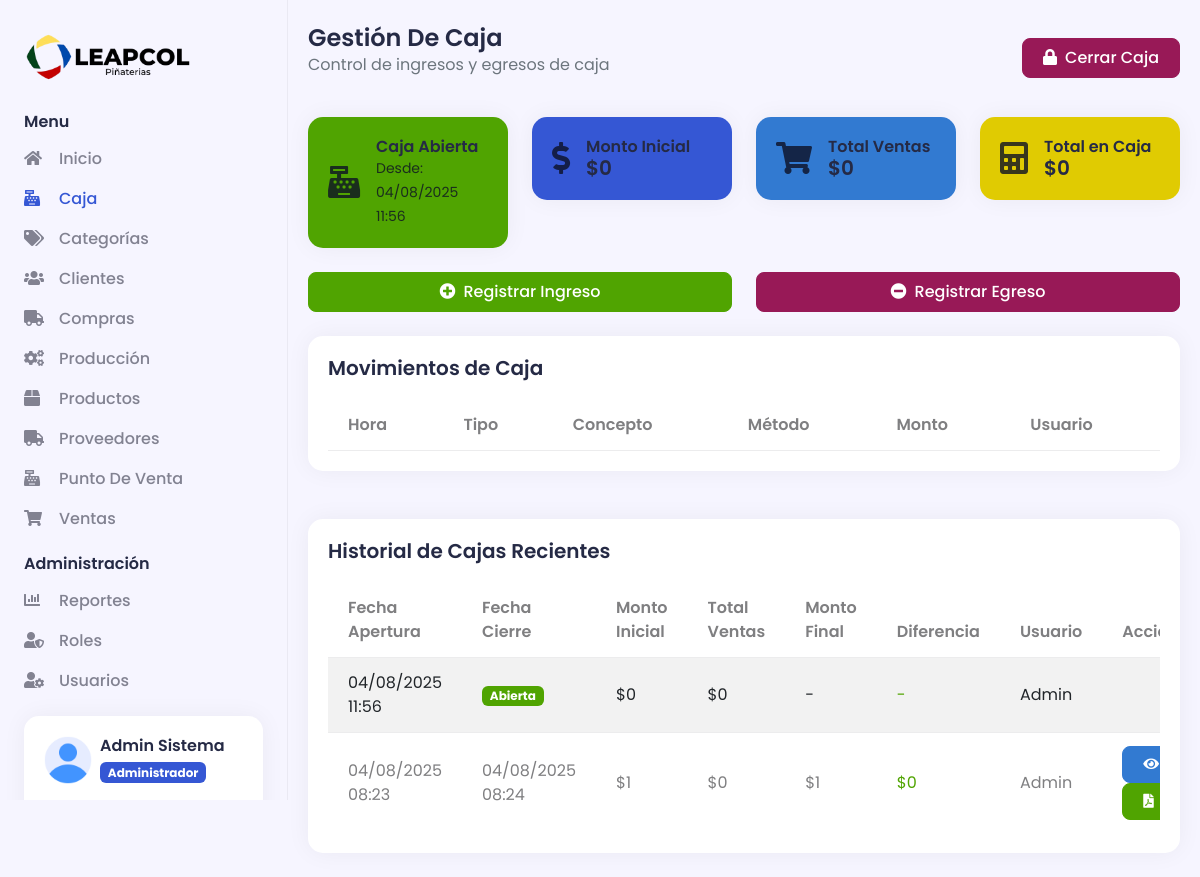
/caja (signed in), run on an earlier commit of the app's database.
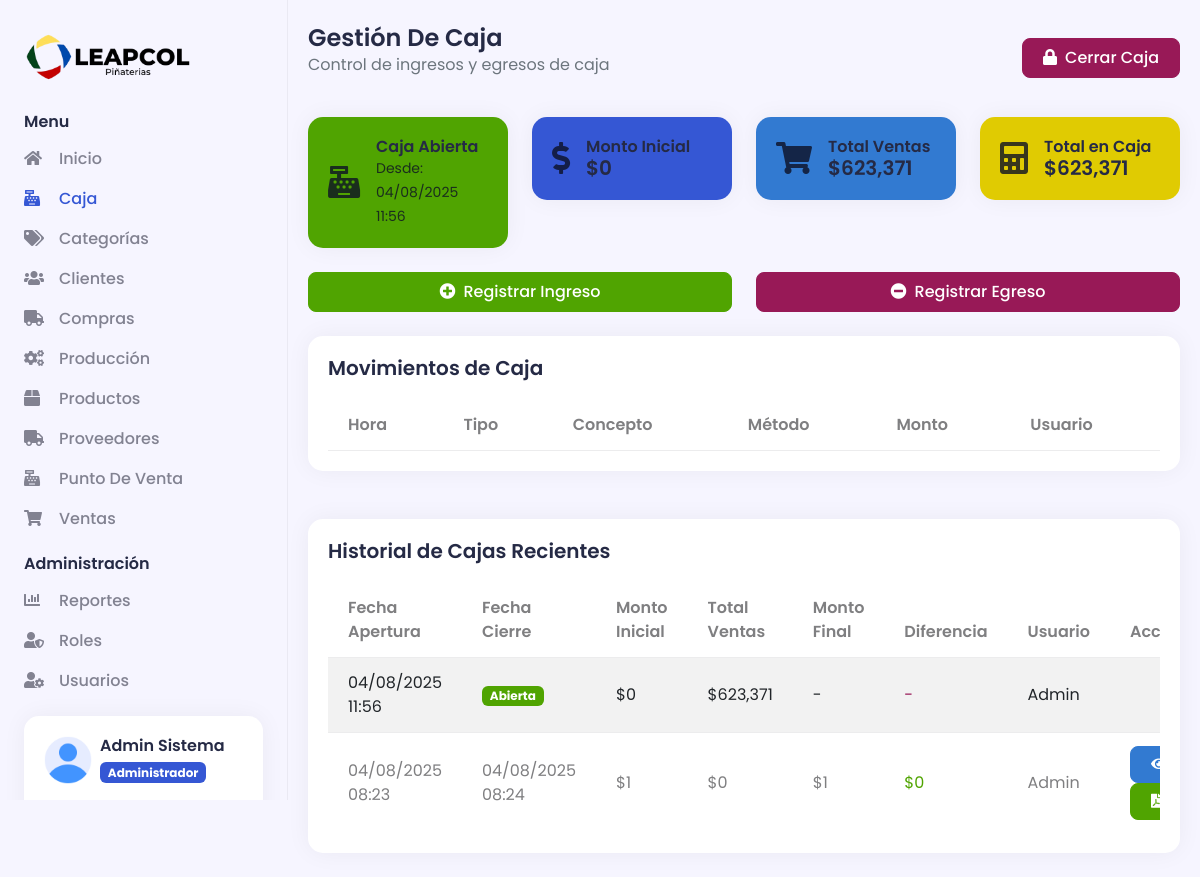
And on a later commit of the database.
### tables this page shows
CREATE TABLE `modulos` (
  `id` int(11) NOT NULL,
  `nombre` varchar(50) NOT NULL,
  `descripcion` varchar(100) DEFAULT NULL,
  `icono` varchar(50) DEFAULT NULL,
  `url` varchar(100) NOT NULL,
  `estado` tinyint(1) NOT NULL DEFAULT 1
);

CREATE TABLE `cajas` (
  `id` int(11) NOT NULL,
  `usuario_id` int(11) NOT NULL,
  `fecha_apertura` datetime NOT NULL DEFAULT current_timestamp(),
  `fecha_cierre` datetime DEFAULT NULL,
  `monto_inicial` decimal(10,2) NOT NULL DEFAULT 0.00,
  `monto_final` decimal(10,2) DEFAULT NULL,
  `total_ventas` decimal(10,2) DEFAULT 0.00,
  `total_efectivo` decimal(10,2) DEFAULT 0.00,
  `total_tarjeta` decimal(10,2) DEFAULT 0.00,
  `total_transferencia` decimal(10,2) DEFAULT 0.00,
  `estado` tinyint(1) NOT NULL DEFAULT 1 COMMENT '1=Abierta, 0=Cerrada',
  `observaciones` text DEFAULT NULL
);

CREATE TABLE `usuarios` (
  `idusuario` int(11) NOT NULL,
  `nombre` varchar(50) NOT NULL,
  `apellido` varchar(50) NOT NULL,
  `usuario` varchar(50) NOT NULL,
  `email` varchar(100) NOT NULL,
  `password` varchar(255) NOT NULL,
  `token` varchar(100) DEFAULT NULL,
  `rolid` int(11) NOT NULL,
  `status` tinyint(1) NOT NULL DEFAULT 1,
  `fecha_creacion` datetime NOT NULL DEFAULT current_timestamp(),
  `fecha_actualizacion` datetime DEFAULT NULL ON UPDATE current_timestamp()
);

### Views/Caja/caja.php (the view, shortened to what the rows shown need)
<?php
    headerAdmin($data);
?>
<div class="d2c_main px-0 px-md-2 py-4">
    <div class="container-fluid">
        <?php if($data['cajaAbierta']): ?>
        <div class="row mb-4">
            <div class="col-md-3">
                <div class="card bg-success text-white">
                    <div class="card-body">
                        <div class="d-flex align-items-center">
                            <i class="fas fa-cash-register fa-2x me-3"></i>
                            <div>
                                <h6 class="mb-0">Caja Abierta</h6>
                                <small>Desde: <?= date('d/m/Y H:i', strtotime($data['cajaAbierta']['fecha_apertura'])) ?></small>
                            </div>
                        </div>
                    </div>
                </div>
            </div>
            <div class="col-md-3">
                <div class="card bg-primary text-white">
                    <div class="card-body">
                        <div class="d-flex align-items-center">
                            <i class="fas fa-dollar-sign fa-2x me-3"></i>
                            <div>
                                <h6 class="mb-0">Monto Inicial</h6>
                                <h5 class="mb-0">$<?= number_format($data['cajaAbierta']['monto_inicial'], 0) ?></h5>
                            </div>
                        </div>
                    </div>
                </div>
            </div>
            <div class="col-md-3">
                <div class="card bg-info text-white">
                    <div class="card-body">
                        <div class="d-flex align-items-center">
                            <i class="fas fa-shopping-cart fa-2x me-3"></i>
                            <div>
                                <h6 class="mb-0">Total Ventas</h6>
                                <h5 class="mb-0" id="totalVentas">$<?= number_format($data['cajaAbierta']['total_ventas'], 0) ?></h5>
                            </div>
                        </div>
                    </div>
                </div>
            </div>
            <div class="col-md-3">
                <div class="card bg-warning text-white">
                    <div class="card-body">
                        <div class="d-flex align-items-center">
                            <i class="fas fa-calculator fa-2x me-3"></i>
                            <div>
                                <h6 class="mb-0">Total en Caja</h6>
                                <h5 class="mb-0" id="totalCaja">$<?= number_format($data['cajaAbierta']['total_actual'] ?? ($data['cajaAbierta']['monto_inicial'] + $data['cajaAbierta']['total_ventas']), 0) ?></h5>
                            </div>
                        </div>
                    </div>
                </div>
            </div>
        </div>
        <div class="row mb-4">
            <div class="col-md-6">
                <button class="btn btn-success w-100" id="btnIngreso">
                    <i class="fas fa-plus-circle me-2"></i>Registrar Ingreso
                </button>
            </div>
            <div class="col-md-6">
                <button class="btn btn-danger w-100" id="btnEgreso">
                    <i class="fas fa-minus-circle me-2"></i>Registrar Egreso
                </button>
            </div>
        </div>
        <div class="card">
            <div class="card-header">
                <h5 class="mb-0">Movimientos de Caja</h5>
            </div>
            <div class="card-body">
                <div class="table-responsive">
                    <table class="table table-striped" id="tablaMovimientos">
                        <thead>
                            <tr>
                                <th>Hora</th>
                                <th>Tipo</th>
                                <th>Concepto</th>
                                <th>Método</th>
                                <th>Monto</th>
                                <th>Usuario</th>
                            </tr>
                        </thead>
                    </table>
                </div>
            </div>
        </div>
            <br><br>
        <?php endif; ?>
        <?php if(!empty($data['historialCajas'])): ?>
        <div class="card">
            <div class="card-body">
                <div class="table-responsive">
                    <table class="table table-striped">
                        <thead>
                            <tr>
                                <th>Fecha Apertura</th>
                                <th>Fecha Cierre</th>
                                <th>Monto Inicial</th>
                                <th>Total Ventas</th>
                                <th>Monto Final</th>
                                <th>Diferencia</th>
                                <th>Usuario</th>
                                <th>Acciones</th>
                            </tr>
                        </thead>
                        <tbody>
                            <?php foreach($data['historialCajas'] as $caja): ?>
                            <?php
                                $diferencia = ($caja['monto_final'] ?? 0) - (($caja['monto_inicial'] ?? 0) + ($caja['total_ventas'] ?? 0));
                                $colorDiferencia = $diferencia == 0 ? 'text-success' : ($diferencia > 0 ? 'text-info' : 'text-danger');
                            ?>
                            <tr>
                                <td><?= date('d/m/Y H:i', strtotime($caja['fecha_apertura'])) ?></td>
                                <td>
                                    <?= $caja['fecha_cierre'] ? date('d/m/Y H:i', strtotime($caja['fecha_cierre'])) : '<span class="badge bg-success">Abierta</span>' ?>
                                </td>
                                <td>$<?= number_format($caja['monto_inicial'] ?? 0, 0) ?></td>
                                <td>$<?= number_format($caja['total_ventas'] ?? 0, 0) ?></td>
                                <td>
                                    <?= $caja['monto_final'] ? '$' . number_format($caja['monto_final'], 0) : '-' ?>
                                </td>
                                <td class="<?= $colorDiferencia ?>">
                                    <?= $caja['fecha_cierre'] ? '$' . number_format($diferencia, 0) : '-' ?>
                                </td>
                                <td><?= $caja['usuario_nombre'] ?></td>
                                <td>
                                    <?php if($caja['fecha_cierre']): ?>
                                    <button class="btn btn-sm btn-info" onclick="verDetallesCaja(<?= $caja['id'] ?>)" title="Ver detalles">
                                        <i class="fas fa-eye"></i>
                                    </button>
                                    <button class="btn btn-sm btn-success" onclick="generarReporte(<?= $caja['id'] ?>)" title="Generar reporte">
                                        <i class="fas fa-file-pdf"></i>
                                    </button>
                                    <?php endif; ?>
                                </td>
                            </tr>
                            <?php endforeach; ?>
                        </tbody>
                    </table>
                </div>
            </div>
        </div>
        <?php endif; ?>
    </div>
</div>

### Views/Template/navbar.php (shortened to what the rows shown need)
<div class="d2c_sidebar offcanvas-lg offcanvas-start p-4" tabindex="-1" id="d2c_sidebar">
    <div class="d-flex flex-column">
        <ul class="navbar-nav flex-grow-1">
            <li class="nav-item">
                <ul class="sub-menu">
                    <?php
                    $userModules = getUserModules();
                    $mainModules = ['categorias', 'productos', 'produccion', 'clientes', 'proveedores', 'compras', 'pos', 'ventas', 'caja'];
                    foreach($userModules as $module):
                        if(in_array($module['url'], $mainModules)):
                    ?>
                    <li class="nav-item <?= (isset($data['page_name']) && $data['page_name'] == $module['url']) ? 'active' : '' ?>">
                        <a class="sub-menu-link" href="<?= BASE_URL ?><?= $module['url'] ?>">
                            <span class="d2c_icon">
                                <i class="<?= $module['icono'] ?>"></i>
                            </span>
                            <span> <?= $module['nombre'] ?> </span>
                        </a>
                    </li>
                    <?php
                        endif;
                    endforeach;
                    ?>
                </ul>
            </li>
            <?php
            $adminModules = ['usuarios', 'roles', 'reportes'];
            $hasAdminModules = false;
            foreach($userModules as $module) {
                if(in_array($module['url'], $adminModules)) {
                    $hasAdminModules = true;
                    break;
                }
            }
            if($hasAdminModules):
            ?>
            <li class="nav-item">
                <ul class="sub-menu collapse show" id="admin">
                    <?php
                    foreach($userModules as $module):
                        if(in_array($module['url'], $adminModules)):
                    ?>
                    <li class="nav-item <?= (isset($data['page_name']) && $data['page_name'] == $module['url']) ? 'active' : '' ?>">
                        <a class="sub-menu-link" href="<?= BASE_URL ?><?= $module['url'] ?>">
                            <span class="d2c_icon">
                                <i class="<?= $module['icono'] ?>"></i>
                            </span>
                            <span> <?= $module['nombre'] ?> </span>
                        </a>
                    </li>
                    <?php
                        endif;
                    endforeach;
                    ?>
                </ul>
            </li>
            <?php endif; ?>
        </ul>
    </div>
</div>

What changed in the data, as far as the page shows it:
changed cajas (number 1 of 2 on the later page): total_ventas "0" → "623,371"
Also different on the page:
$data['cajaAbierta']['total_actual']: "0" → "623,371"
